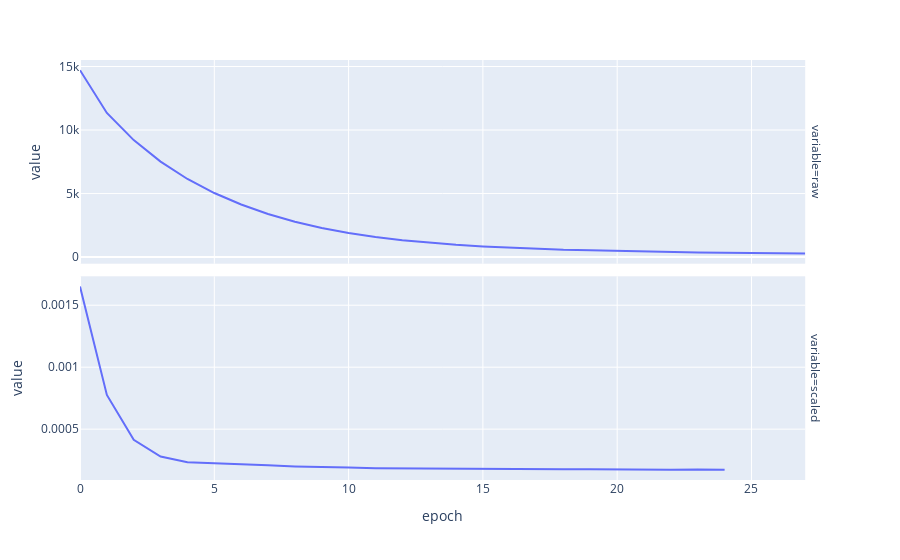

The notebook cell this image was saved under:
### Markdown cell above
# Modelling LSTM with Raw and Scaled Data

### Code cell


### Figure 1 — Plotly figure (JSON) as saved in the notebook; plotly's stock layout.template omitted (floating-point values rounded to 4 significant figures)
{"data": [{"hovertemplate": "variable=raw<br>epoch=%{x}<br>value=%{y}<extra></extra>", "legendgroup": "", "line": {"color": "#636efa", "dash": "solid"}, "marker": {"symbol": "circle"}, "mode": "lines", "name": "", "orientation": "v", "showlegend": false, "type": "scatter", "x": [0, 1, 2, 3, 4, 5, 6, 7, 8, 9, 10, 11, 12, 13, 14, 15, 16, 17, 18, 19, 20, 21, 22, 23, 24, 25, 26, 27], "xaxis": "x2", "y": [14710.0, 11350.0, 9207.0, 7515.0, 6147.0, 5041.0, 4137.0, 3393.0, 2787.0, 2297.0, 1899.0, 1581.0, 1328.0, 1125.0, 964.4, 834.5, 728.7, 644.2, 574.3, 545.3, 489.5, 442.4, 401.7, 366.5, 335.9, 335.7, 303.8, 281.1], "yaxis": "y2"}, {"hovertemplate": "variable=scaled<br>epoch=%{x}<br>value=%{y}<extra></extra>", "legendgroup": "", "line": {"color": "#636efa", "dash": "solid"}, "marker": {"symbol": "circle"}, "mode": "lines", "name": "", "orientation": "v", "showlegend": false, "type": "scatter", "x": [0, 1, 2, 3, 4, 5, 6, 7, 8, 9, 10, 11, 12, 13, 14, 15, 16, 17, 18, 19, 20, 21, 22, 23, 24, 25, 26, 27], "xaxis": "x", "y": [0.001651, 0.000776, 0.0004145, 0.0002795, 0.0002322, 0.0002225, 0.000212, 0.0002082, 0.0001995, 0.0001972, 0.0001903, 0.0001847, 0.0001828, 0.0001799, 0.0001807, 0.0001776, 0.0001798, 0.0001754, 0.0001757, 0.0001764, 0.0001736, 0.0001745, 0.0001723, 0.0001746, 0.0001719, null, null, null], "yaxis": "y"}], "layout": {"annotations": [{"font": {}, "showarrow": false, "text": "variable=scaled", "textangle": 90, "x": 0.98, "xanchor": "left", "xref": "paper", "y": 0.2425, "yanchor": "middle", "yref": "paper"}, {"font": {}, "showarrow": false, "text": "variable=raw", "textangle": 90, "x": 0.98, "xanchor": "left", "xref": "paper", "y": 0.7575, "yanchor": "middle", "yref": "paper"}], "autosize": true, "legend": {"tracegroupgap": 0}, "margin": {"t": 60}, "xaxis": {"anchor": "y", "autorange": true, "domain": [0, 0.98], "range": [0, 27], "title": {"text": "epoch"}, "type": "linear"}, "xaxis2": {"anchor": "y2", "autorange": true, "domain": [0, 0.98], "matches": "x", "range": [0, 27], "showticklabels": false, "type": "linear"}, "yaxis": {"anchor": "x", "autorange": true, "domain": [0, 0.485], "range": [8.967e-05, 0.001733], "title": {"text": "value"}, "type": "linear"}, "yaxis2": {"anchor": "x2", "autorange": true, "domain": [0.515, 1], "range": [-520.5, 15510.0], "title": {"text": "value"}, "type": "linear"}}}
